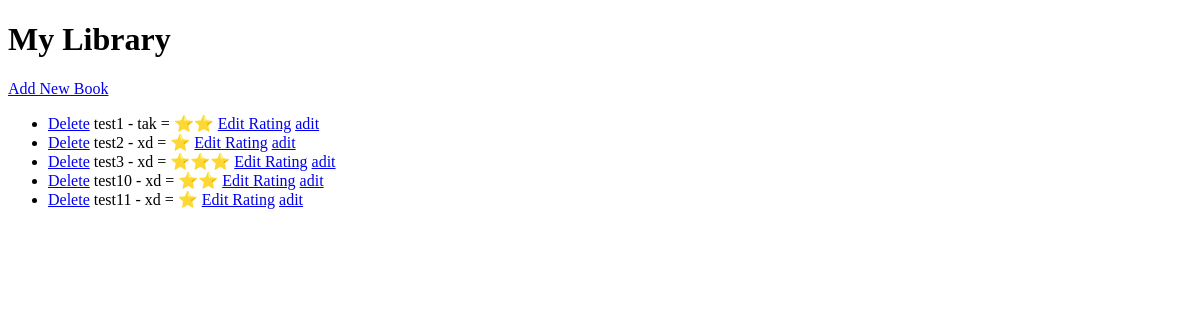
Before: / with the older database file.
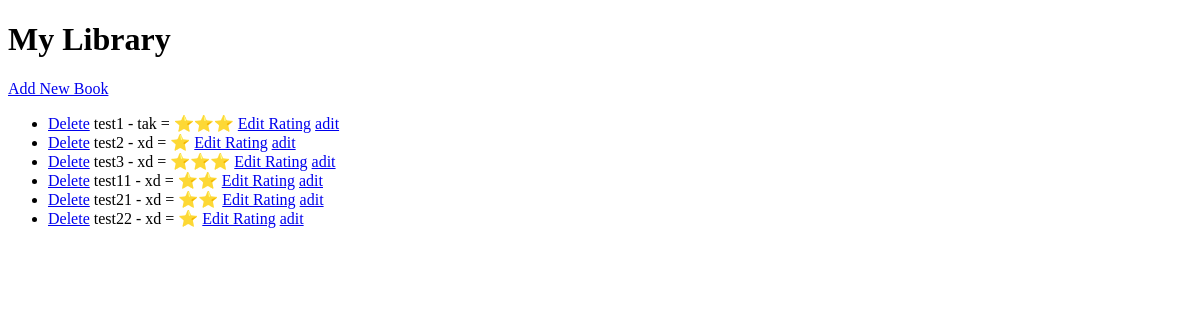
After: the same page with the newer database file.
### day 63 - Virtual Bookshelf/main.py (models this page shows, shortened)
class MyLibraryBooks(db.Model):
    id = db.Column(db.Integer, primary_key=True)
    title = db.Column(db.String(250), unique=True, nullable=False)  # nullable=False means can't be empty field
    author = db.Column(db.String(250), nullable=False)
    rating = db.Column(db.String(5), nullable=False)

### day 63 - Virtual Bookshelf/main.py (the view)
@app.route('/')
def home():
    all_books = MyLibraryBooks.query.all()
    return render_template("index.html", all_books=all_books)

### day 63 - Virtual Bookshelf/templates/index.html (shortened to what this page needs)
<!DOCTYPE html>
<html lang="en">
<head>
</head>
<body>
    <h1>My Library</h1>
    <a href="{{ url_for('add') }}">Add New Book</a>
    {% if all_books %}
        <ul>
            {% for book in all_books: %}
            <li>
                <a href="{{ url_for('delete', book_id=book.id) }}">Delete</a>
                {{book.title}} - {{book.author}} = {{book.rating}}
                <a href="{{ url_for('edit', book_id=book.id) }}">Edit Rating</a>
                <a href="{{ url_for('adit', book_idid=book.id) }}">adit</a>
            </li>
            {% endfor %}
        </ul>
    {% else %}
        <p>Library is empty :(</p>
    {% endif %}
</body>
</html>

Changed rows visible on the page:
removed MyLibraryBooks: title "test10", author "xd", rating "⭐⭐"
changed MyLibraryBooks "test1": rating "⭐⭐" → "⭐⭐⭐"
changed MyLibraryBooks "test11": rating "⭐" → "⭐⭐"
added MyLibraryBooks: title "test21", author "xd", rating "⭐⭐"
added MyLibraryBooks: title "test22", author "xd", rating "⭐"
